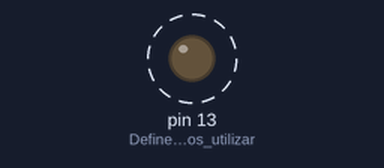
Bench run of a sketch on a simulated Arduino Uno, built with avr-gcc and run on an emulated ATmega328P. Parts: output pins drawn as LEDs (lit = HIGH). Dashed ring = blinking.

Above: at 0.5 s.
Timing chart, 0 to 4.6 s (numbered marks = the images above):
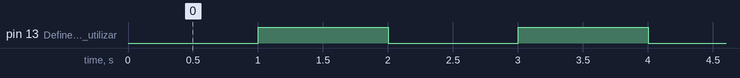

Measured:
- by itself, pin 13 (Define_que_vamos_utilizar): alternates HIGH for 1.0 s and LOW for 1.0 s

The sketch:

exercicio-01.ino
```cpp
// (licence header left out)
void setup()
{
  // A função setup() é executada apenas uma vez,
  // logo após o Arduino ser ligado ou reiniciado.
  // Nela configuramos os parâmetros iniciais do programa,
  // como a definição dos pinos de entrada e saída.

  pinMode(13, OUTPUT); // Define que vamos utilizar o pino 13 no modo de saída
}

void loop()
{
  // A função loop() é executada repetidamente, em um ciclo infinito,
  // enquanto o Arduino estiver ligado. Aqui colocamos o comportamento
  // principal do programa, que ficará se repetindo continuamente.

  digitalWrite(13, LOW);  // Manda um pulso baixo (desligado) no pino 13
  delay(1000);            // Aguarda 1 segundo
  digitalWrite(13, HIGH); // Manda um pulso alto (ligado) no pino 13
  delay(1000);            // Aguarda 1 segundo
}
```
